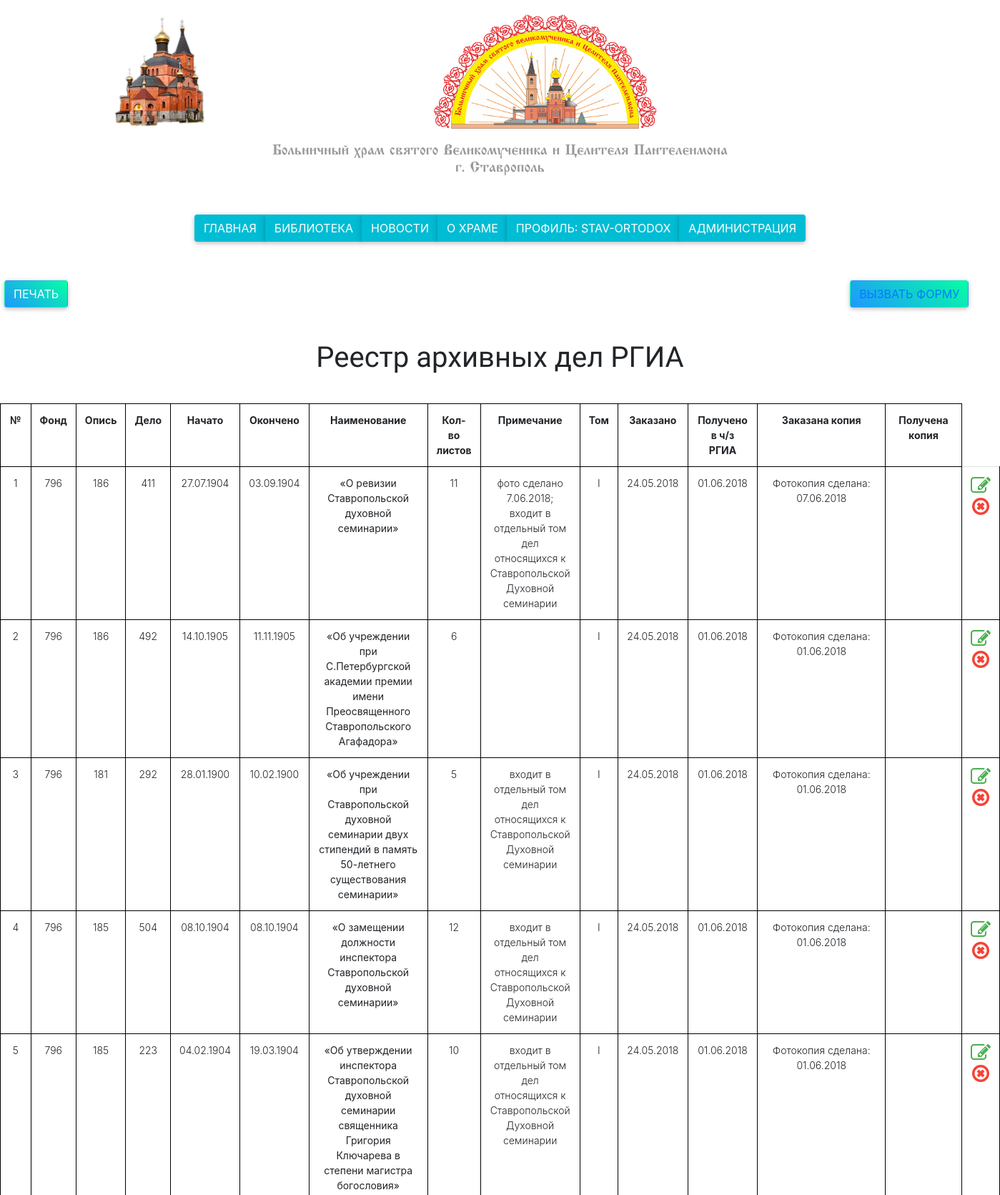
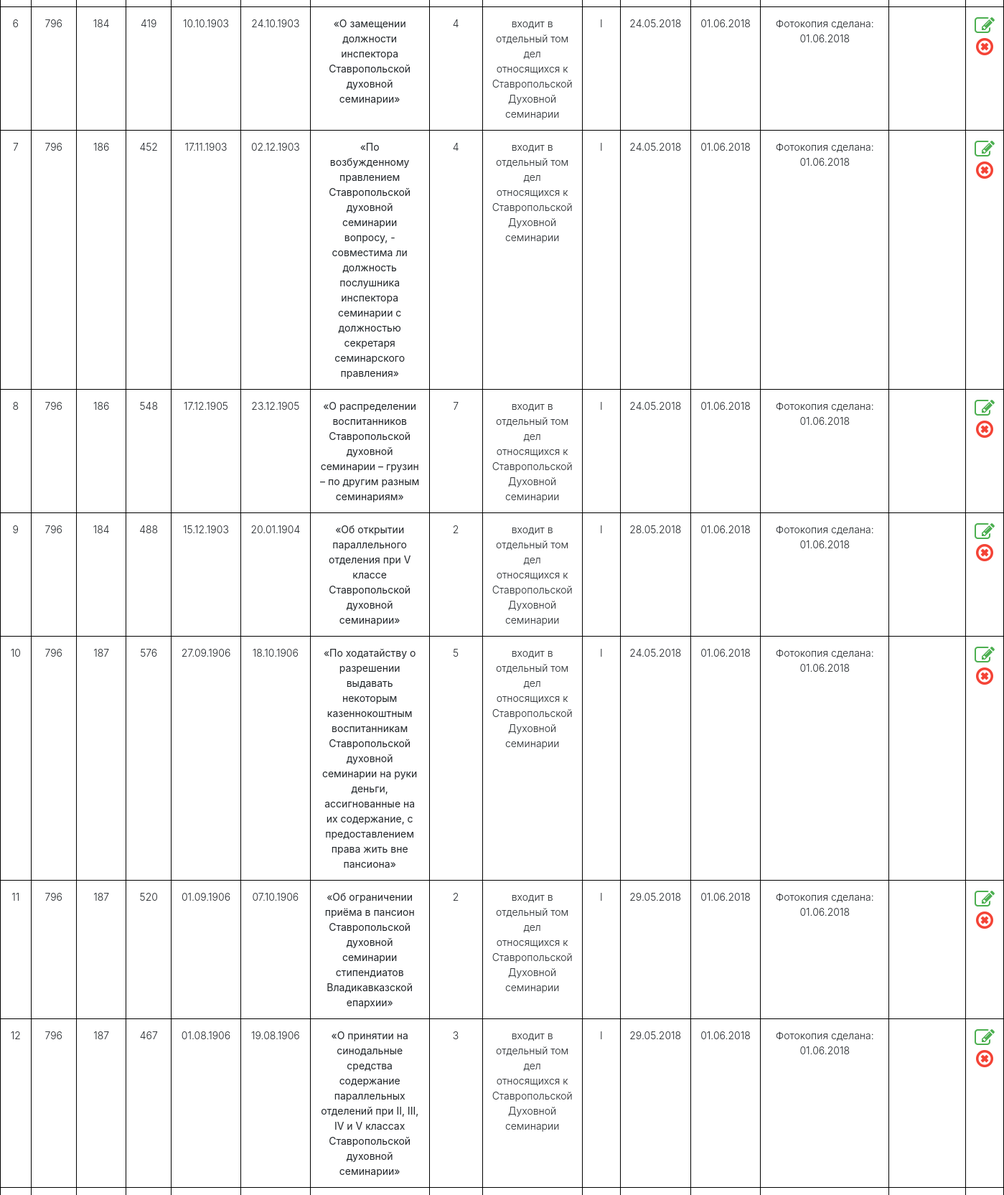
The app's page /reestres/reestr_RGIA/p_reestr_RGIA.php (signed in, upper part) with its own data (2 pictures, top to bottom).
### tables this page shows
CREATE TABLE `reestr_rgia` (
  `id` int(11) NOT NULL,
  `fond` int(100) NOT NULL,
  `opis` int(100) NOT NULL,
  `delo` int(100) NOT NULL,
  `nach` varchar(100) DEFAULT NULL,
  `okonch` varchar(100) DEFAULT NULL,
  `naimen` varchar(1000) NOT NULL,
  `listov` varchar(100) DEFAULT NULL,
  `prim` varchar(1000) DEFAULT NULL,
  `tom` varchar(100) DEFAULT NULL,
  `zakaz` varchar(100) DEFAULT NULL,
  `poluch` varchar(100) DEFAULT NULL,
  `zakaz_cop` varchar(100) DEFAULT NULL,
  `poluch_cop` varchar(100) DEFAULT NULL
);

### reestres/reestr_RGIA/p_reestr_RGIA.php (the view, shortened to what this page needs)
<?php
require_once $_SERVER['DOCUMENT_ROOT'].'/scripts/s_functions.php';
require_once $_SERVER['DOCUMENT_ROOT'].'/scripts/s_app_config.php';
require_once $_SERVER['DOCUMENT_ROOT'].'/scripts/s_connect.php';
$select_query = sprintf("SELECT * FROM reestr_rgia");
echo "<button type='button' class='button1 btn aqua-gradient' id='printPageButton'><a href='form_reestr_RGIA.php'>Вызвать форму</a></button>";
$result = mysqli_query($link, $select_query);
while ($row = mysqli_fetch_array($result))
{
echo "
<tr>\n
<td>".$row[""]."</td>"."\n"."
<td>".$row["fond"]."</td>"."\n"."
<td>".$row["opis"]."</td>"."\n"."
<td>".$row["delo"]."</td>"."\n"."
<td>".$row["nach"]."</td>"."\n"."
<td>".$row["okonch"]."</td>"."\n"."
<td><b>".preg_replace("/[\r\n]+/", "</p><p>", $row['naimen'])."</b></td>"."\n"."
<td>".$row["listov"]."</td>"."\n"."
<td>".preg_replace("/[\r\n]+/", "</p><p>", $row["prim"])."</td>"."\n"."
<td>".$row["tom"]."</td>"."\n"."
<td>".$row["zakaz"]."</td>"."\n"."
<td>".$row["poluch"]."</td>"."\n"."
<td>".$row["zakaz_cop"]."</td>"."\n"."
<td>".$row["poluch_cop"]."</td>"."\n"."
<td id='printPageButton'><a href= p_edit_reestr_RGIA.php?id=".$row["id"]."><i class='fa fa-edit fa-2x green-text' aria-hidden='true' title='Редактировать'></i></a>"."\n"."
<a href= delete_reestr_RGIA.php?id=".$row["id"]."><i class='fa fa-times-circle-o fa-2x red-text' aria-hidden='true' title='Удалить'></i></a></td>"."\n"."
</tr>\n";
}
echo "</table>
</div>
";?>
</body>

### css/style.css (style rules this page uses)
html { height: auto; }
body { height: auto; background: #eee; }
a { text-decoration: none !important; }
td { border: 1px solid black; text-align: center; }
table td { font-size: 14px; }
.button1 { position: fixed; margin-left: 85%; }

### scripts/s_functions.php (style rules this page uses)
button { display: none; }

### records on screen
reestr_rgia: fond "796", opis "186", delo "411", nach "27.07.1904", okonch "03.09.1904", naimen "«О ревизии Ставропольской духовной семинарии»", listov "11", prim "фото сделано 7.06.2018; входит в отдельный том дел относящихся к Ставропольской Духовной семинарии", tom "I", zakaz "24.05.2018", poluch "01.06.2018", zakaz_cop "Фотокопия сделана: 07.06.2018"
reestr_rgia: fond "796", opis "186", delo "492", nach "14.10.1905", okonch "11.11.1905", naimen "«Об учреждении при С.Петербургской академии премии имени Преосвященного Ставропольского Агафадора»", listov "6", tom "I", zakaz "24.05.2018", poluch "01.06.2018", zakaz_cop "Фотокопия сделана: 01.06.2018"
reestr_rgia: fond "796", opis "181", delo "292", nach "28.01.1900", okonch "10.02.1900", naimen "«Об учреждении при Ставропольской духовной семинарии двух стипендий в память 50-летнего существования семинарии»", listov "5", prim "входит в отдельный том дел относящихся к Ставропольской Духовной семинарии", tom "I", zakaz "24.05.2018", poluch "01.06.2018", zakaz_cop "Фотокопия сделана: 01.06.2018"
reestr_rgia: fond "796", opis "185", delo "504", nach "08.10.1904", okonch "08.10.1904", naimen "«О замещении должности инспектора Ставропольской духовной семинарии»", listov "12", prim "входит в отдельный том дел относящихся к Ставропольской Духовной семинарии", tom "I", zakaz "24.05.2018", poluch "01.06.2018", zakaz_cop "Фотокопия сделана: 01.06.2018"
reestr_rgia: fond "796", opis "185", delo "223", nach "04.02.1904", okonch "19.03.1904", naimen "«Об утверждении инспектора Ставропольской духовной семинарии священника Григория Ключарева в степени магистра богословия»", listov "10", prim "входит в отдельный том дел относящихся к Ставропольской Духовной семинарии", tom "I", zakaz "24.05.2018", poluch "01.06.2018", zakaz_cop "Фотокопия сделана: 01.06.2018"
reestr_rgia: fond "796", opis "184", delo "419", nach "10.10.1903", okonch "24.10.1903", naimen "«О замещении должности инспектора Ставропольской духовной семинарии»", listov "4", prim "входит в отдельный том дел относящихся к Ставропольской Духовной семинарии", tom "I", zakaz "24.05.2018", poluch "01.06.2018", zakaz_cop "Фотокопия сделана: 01.06.2018"
reestr_rgia: fond "796", opis "186", delo "452", nach "17.11.1903", okonch "02.12.1903", naimen "«По возбужденному правлением Ставропольской духовной семинарии вопросу, - совместима ли должность послушника инспектора семинарии с должностью секретаря семинарского правления»", listov "4", prim "входит в отдельный том дел относящихся к Ставропольской Духовной семинарии", tom "I", zakaz "24.05.2018", poluch "01.06.2018", zakaz_cop "Фотокопия сделана: 01.06.2018"
reestr_rgia: fond "796", opis "186", delo "548", nach "17.12.1905", okonch "23.12.1905", naimen "«О распределении воспитанников Ставропольской духовной семинарии – грузин – по другим разным семинариям»", listov "7", prim "входит в отдельный том дел относящихся к Ставропольской Духовной семинарии", tom "I", zakaz "24.05.2018", poluch "01.06.2018", zakaz_cop "Фотокопия сделана: 01.06.2018"
reestr_rgia: fond "796", opis "184", delo "488", nach "15.12.1903", okonch "20.01.1904", naimen "«Об открытии параллельного отделения при V классе Ставропольской духовной семинарии»", listov "2", prim "входит в отдельный том дел относящихся к Ставропольской Духовной семинарии", tom "I", zakaz "28.05.2018", poluch "01.06.2018", zakaz_cop "Фотокопия сделана: 01.06.2018"
reestr_rgia: fond "796", opis "187", delo "576", nach "27.09.1906", okonch "18.10.1906", naimen "«По ходатайству о разрешении выдавать некоторым казеннокоштным воспитанникам Ставропольской духовной семинарии на руки деньги, ассигнованные на их содержание, с предоставлением права жить вне пансиона»", listov "5", prim "входит в отдельный том дел относящихся к Ставропольской Духовной семинарии", tom "I", zakaz "24.05.2018", poluch "01.06.2018", zakaz_cop "Фотокопия сделана: 01.06.2018"
reestr_rgia: fond "796", opis "187", delo "520", nach "01.09.1906", okonch "07.10.1906", naimen "«Об ограничении приёма в пансион Ставропольской духовной семинарии стипендиатов Владикавказской епархии»", listov "2", prim "входит в отдельный том дел относящихся к Ставропольской Духовной семинарии", tom "I", zakaz "29.05.2018", poluch "01.06.2018", zakaz_cop "Фотокопия сделана: 01.06.2018"
reestr_rgia: fond "796", opis "187", delo "467", nach "01.08.1906", okonch "19.08.1906", naimen "«О принятии на синодальные средства содержание параллельных отделений при II, III, IV и V классах Ставропольской духовной семинарии»", listov "3", prim "входит в отдельный том дел относящихся к Ставропольской Духовной семинарии", tom "I", zakaz "29.05.2018", poluch "01.06.2018", zakaz_cop "Фотокопия сделана: 01.06.2018"

### other values on screen
$s1 "ГЛАВНАЯ"
$s2 "БИБЛИОТЕКА"
$s3 "НОВОСТИ"
$s4 "О ХРАМЕ"
$s6 "ПРОФИЛЬ"
$_SESSION['login'] "STAV-ORTODOX"
$s5 "АДМИНИСТРАЦИЯ"
$title_table "Реестр архивных дел РГИА"
